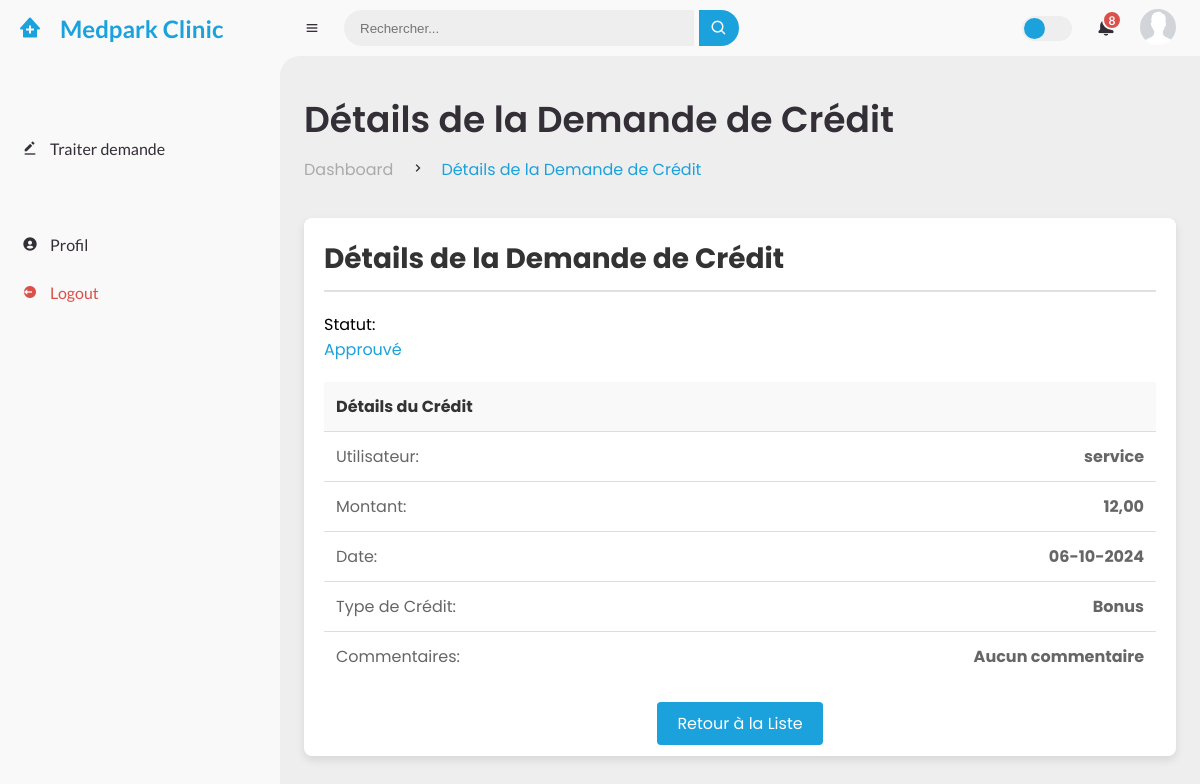
The page /dashboard/voir-detail-credit/1/ (signed in) on the database its author committed.
### personnel/models.py (models this page shows, shortened)
class Credit(models.Model):
    TYPE_CREDIT_CHOICES = [
        ('avance', 'Avance sur salaire'),
        ('bonus', 'Bonus'),
        ('prime', 'Prime'),
        ('autre', 'Autre'),
    ]
    STATUT_CREDIT_CHOICES = [
        ('en_attente', 'En attente'),
        ('approuve', 'Approuvé'),
        ('rejete', 'Rejeté'),
    ]
    agent = models.ForeignKey(Utilisateur, on_delete=models.CASCADE)
    montant = models.DecimalField(max_digits=10, decimal_places=2)
    date = models.DateField(auto_now_add=True)
    type_credit = models.CharField(max_length=50, choices=TYPE_CREDIT_CHOICES, default='autre')
    statut = models.CharField(max_length=20, choices=STATUT_CREDIT_CHOICES,
                              default='en_attente')  # Ajout du champ statut
    commentaire = models.TextField(blank=True, null=True)  # Ajout du champ commentaire

### authentication/models.py (models this page shows, shortened)
class Utilisateur(AbstractUser):
    MANAGER = 'Manager'
    ADMINISTRATEUR_IT = 'Administrateur IT'
    GESTIONNAIRE_PAIE = 'Gestionnaire Paie'
    AGENT = 'Agent'
    ROLE_CHOICES = (
        (MANAGER, 'Manager'),
        (ADMINISTRATEUR_IT, 'Administrateur IT'),
        (GESTIONNAIRE_PAIE, 'Gestionnaire Paie'),
        (AGENT, 'Agent'),
    )
    profile_photo = models.ImageField(verbose_name='Photo de profil', upload_to='profile_photos/', null=True,
                                      blank=True)
    genre = models.CharField(max_length=10, choices=[('M', 'Masculin'), ('F', 'Féminin')])
    telephone = models.CharField(max_length=15, validators=[
        RegexValidator(
            regex=r'^\+?1?\d{9,15}$',
            message="Le numéro de téléphone doit être entré au format: '+999999999'. Jusqu'à 15 chiffres autorisés."
        )
    ])
    role = models.CharField(max_length=30, choices=ROLE_CHOICES, verbose_name='Rôle')
    rfid_number = models.CharField(max_length=50, verbose_name='Numéro RFID', unique=True, null=True, blank=True)
    matricule = models.CharField(max_length=50, verbose_name='Matricule', unique=True, null=True, blank=True)
    poste = models.CharField(max_length=100, verbose_name='Poste', null=True, blank=True)
    departement = models.CharField(max_length=100, verbose_name='Département', null=True, blank=True)
    date_entree = models.DateField(verbose_name="Date d'entrée", null=True, blank=True)

### personnel/views.py (the view)
# urls.py: path('voir-detail-credit/<int:id>/', views.voir_detail_credit, name='voir_detail_credit'),
@login_required
@user_passes_test(is_manager)
def voir_detail_credit(request, id):
    demande = get_object_or_404(Credit, id=id)
    return render(request, 'personnel/detail_credit.html', {'demande': demande})

### personnel/views.py (called while the page is built)
def is_manager(user):
    return user.role == MANAGER

### personnel/templates/personnel/detail_credit.html (shortened to what this page needs)
{% extends 'base.html' %}
{% load static %}
{% block head_h1 %} Détails de la Demande de Crédit {% endblock head_h1 %}
{% block lien_head %} <a class="active" href="#">Détails de la Demande de Crédit</a> {% endblock %}
{% block content %}
    <div class="main-content">
        <div class="profile-container">
            <h3>Détails de la Demande de Crédit</h3>
            <div class="profile-header">
                <p>Statut: <span style="color: {% if demande.statut == 'approuve' %}#1ba1db{% elif demande.statut == 'rejete' %}#DB504A{% else %}#FFCE26{% endif %}; display: block">{{ demande.get_statut_display }}</span></p>
            </div>
            <table class="profile-details">
                <thead>
                <tr>
                    <th colspan="2">Détails du Crédit</th>
                </tr>
                </thead>
                <tbody>
                <tr>
                    <td>Utilisateur:</td>
                    <td>{{ demande.agent.username }}</td>
                </tr>
                <tr>
                    <td>Montant:</td>
                    <td>{{ demande.montant }}</td>
                </tr>
                <tr>
                    <td>Date:</td>
                    <td>{{ demande.date|date:'d-m-Y' }}</td>
                </tr>
                <tr>
                    <td>Type de Crédit:</td>
                    <td>{{ demande.get_type_credit_display }}</td>
                </tr>
                <tr>
                    <td>Commentaires:</td>
                    <td>
                        {% if demande.commentaire %}
                            {{ demande.commentaire }}
                        {% else %}
                            Aucun commentaire
                        {% endif %}
                    </td>
                </tr>
                </tbody>
            </table>
            <div style="text-align: center; margin-top: 30px;">
                <a href="{% url 'personnel:traiter_demande_credit' %}" style="padding: 10px 20px; background-color: #1ba1db; color: white; text-decoration: none; border-radius: 4px;">Retour à la Liste</a>
            </div>
        </div>
    </div>
{% endblock content %}

### personnel/static/personnel/assets/css/style.css (style rules this page uses)
* { margin: 0; padding: 0; box-sizing: border-box; }
a { text-decoration: none; }
:root { --poppins: 'Poppins', sans-serif; --lato: 'Lato', sans-serif; --light: #F9F9F9; --blue: #1ba1db; --light-blue: #CFE8FF; --grey: #eee; --dark-grey: #AAAAAA; --dark: #342E37; --red: #DB504A; --yellow: #FFCE26; --light-yellow: #FFF2C6; --orange: #FD7238; --light-orange: #FFE0D3; }
html { overflow-x: hidden; }
body { background: var(--grey); overflow-x: hidden; }
#content main .head-title .left .breadcrumb li a { color: var(--dark-grey); pointer-events: none; }
#content main .head-title .left .breadcrumb li a.active { color: var(--blue); pointer-events: unset; }
.main-content { display: flex; gap: 24px; margin: 36px 0; flex-wrap: nowrap; }
.profile-container { padding: 20px; background-color: #ffffff; border-radius: 8px; box-shadow: 0 4px 8px rgba(0, 0, 0, 0.1); width: 100%; margin: 0 auto; }
.profile-container h3 { font-size: 1.75rem; margin-bottom: 20px; color: #333; border-bottom: 2px solid #e0e0e0; padding-bottom: 10px; }
.profile-header { display: flex; align-items: center; margin-bottom: 20px; }
.profile-details { width: 100%; border-collapse: collapse; }
.profile-details th, .profile-details td { padding: 12px; text-align: left; border-bottom: 1px solid #ddd; }
.profile-details th { background-color: #f9f9f9; color: #333; font-weight: bold; }
.profile-details td { color: #666; }
.profile-details tbody tr:last-of-type td { border-bottom: none; }
.profile-details td:nth-child(2) { text-align: right; font-weight: bold; }

### rows shown on the page
Credit: statut "Approuvé", agent.username "service", montant "12,00", date "06-10-2024", type_credit "Bonus"
